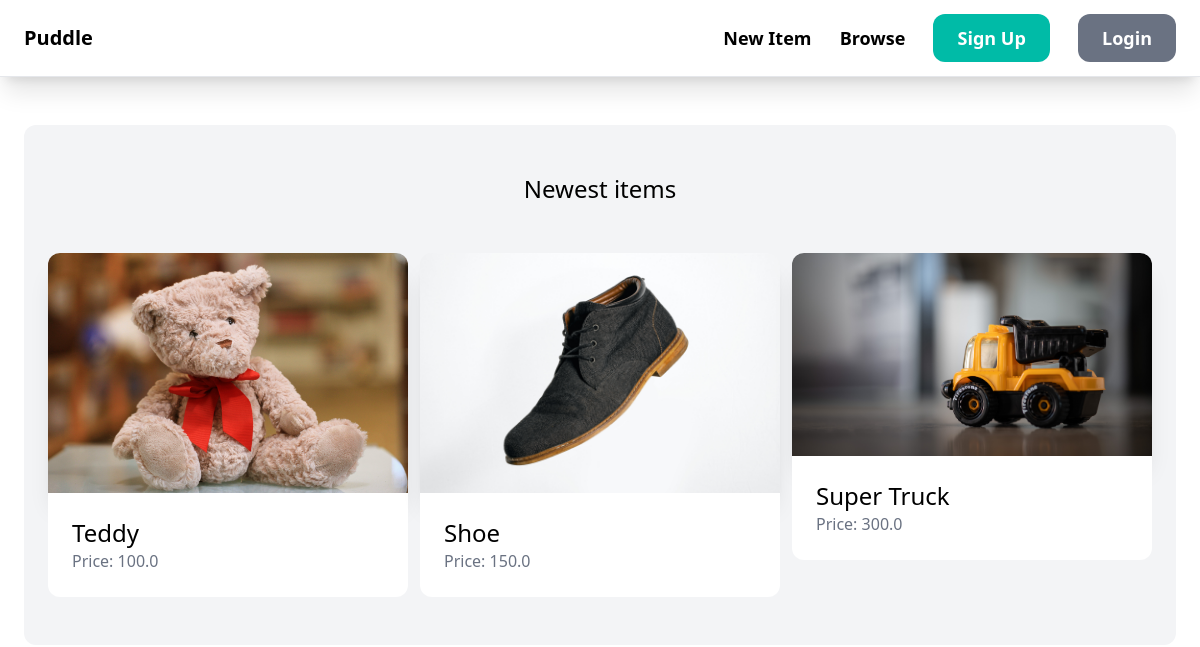
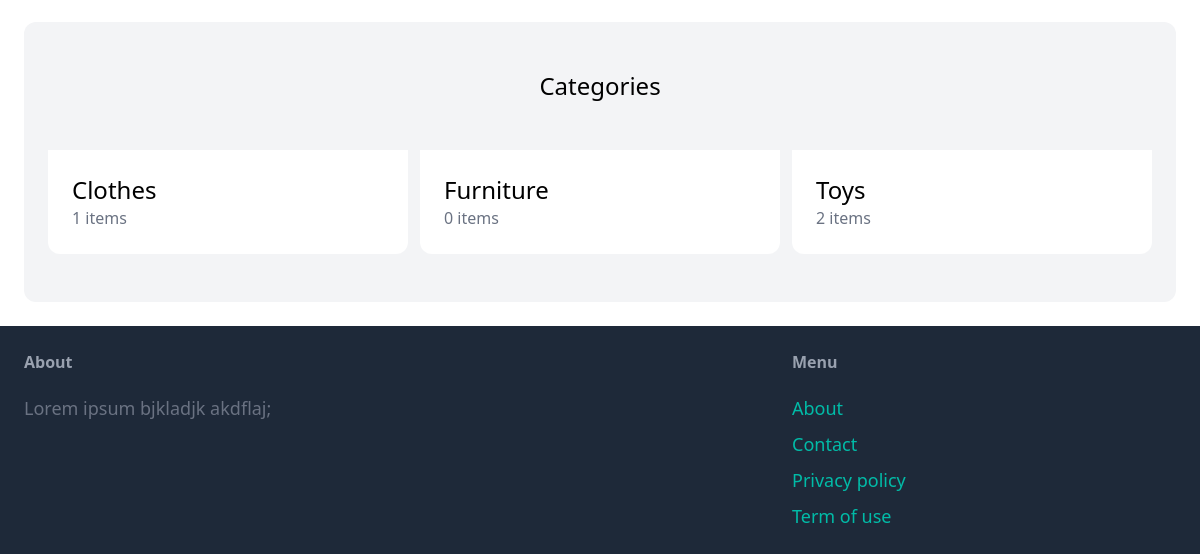
/, run on an earlier commit of the app's database (2 pictures, top to bottom).
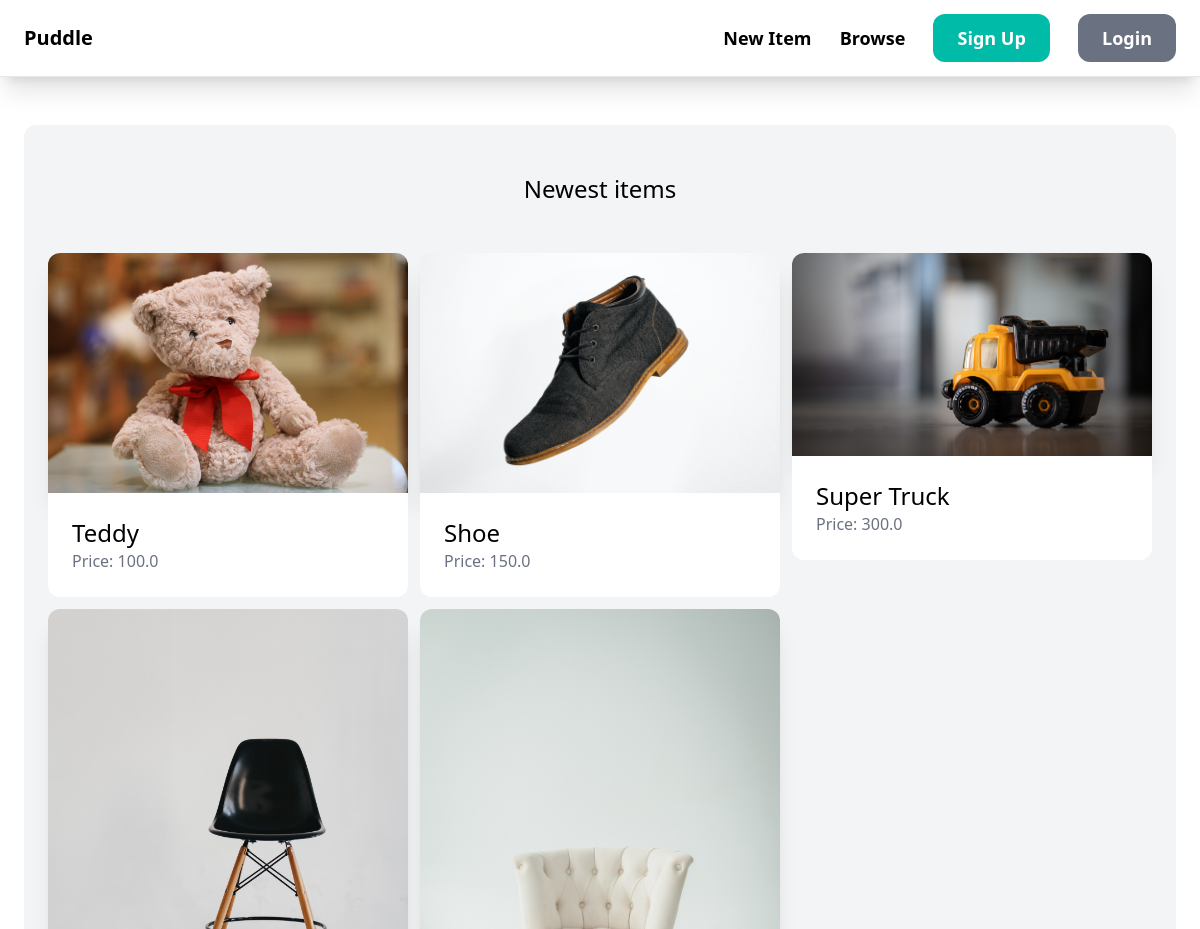
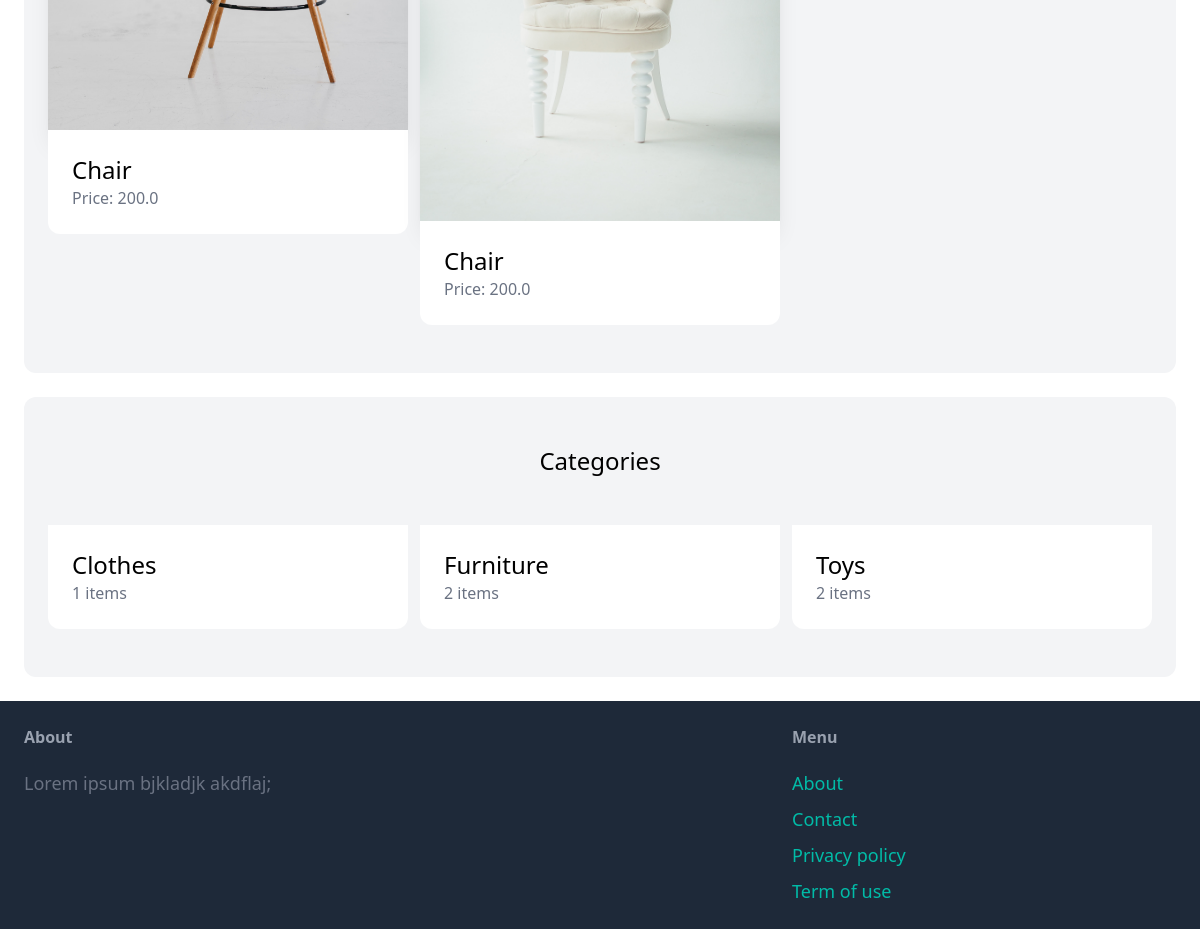
And on a later commit of the database (2 pictures, top to bottom).
### item/models.py (models this page shows, shortened)
class Item(models.Model):
   category = models.ForeignKey(Category, related_name='items', on_delete=models.CASCADE)
   name = models.CharField(max_length=255)
   description = models.TextField(blank=True, null=True)
   price = models.FloatField()
   image = models.ImageField(upload_to='item_images', blank=True, null=True)
   is_sold = models.BooleanField(default=False)
   created_by = models.ForeignKey(User, related_name='items', on_delete=models.CASCADE)
   created_at = models.DateTimeField(auto_now_add=True)

class Category(models.Model):
  name = models.CharField(max_length=255)
  class Meta:
    ordering = ('name',)
    verbose_name_plural = 'Categories'

### core/views.py (the view)
# urls.py: path('', views.index, name='index'),
def index(request):
    items = Item.objects.filter(is_sold=False)[0:6]
    categories = Category.objects.all()
    return render(
        request,
        "core/index.html",
        {
            "categories": categories,
            "items": items,
        },
    )

### core/templates/core/index.html (shortened to what this page needs)
{% extends 'core/base.html' %}
{% block content %}
  <div class="mt-6 px-6 py-12 bg-gray-100 rounded-xl">
    <h2 class="mb-12 text-2xl text-center">Newest items</h2>
    <div class="grid grid-cols-3 gap-3">
      {% for item in items %}
        <div>
          <a href="{% url 'item:detail' item.id%}">
            <img src="{{item.image.url}}" class="rounded-t-xl shadow-xl" alt="">
            <div class="p-6 bg-white rounded-b-xl">
              <h2 class="text-2xl">{{ item.name }}</h2>
              <p class="text-gray-500">Price: {{ item.price }}</p>
            </div>
          </a>
        </div>
      {% endfor %}
    </div>
  </div>
  <div class="mt-6 px-6 py-12 bg-gray-100 rounded-xl">
    <h2 class="mb-12 text-2xl text-center">Categories</h2>
    <div class="grid grid-cols-3 gap-3">
      {% for category in categories %}
        <div>
          <a href="#">
            <div class="p-6 bg-white rounded-b-xl">
              <h2 class="text-2xl">{{ category.name }}</h2>
              <p class="text-gray-500">{{ category.items.count }} items</p>
            </div>
          </a>
        </div>
      {% endfor %}
    </div>
  </div>
{% endblock content %}

### core/templates/core/base.html (shortened to what this page needs)
<!DOCTYPE html>
<html lang="en">
  <head>
    <script src="https://cdn.jsdelivr.net/npm/@tailwindcss/browser@4"></script>
  </head>
  <body>
    <nav class="py-6 px-6 flex justify-between items-center border-b border-gray-200 shadow-xl">
      <a href="/" class="text-xl font-semibold cursor-pointer">Puddle</a>
      <div class="space-x-6">
          <a href="{% url 'item:new' %}" class="text-lg font-semibold hover:text-gray-500 cursor-pointer">New Item</a>
          <a href="{% url 'item:items' %}" class="text-lg font-semibold hover:text-gray-500 cursor-pointer">Browse</a>
          {% if request.user.is_authenticated %}
            <a href="{% url 'conversation:inbox' %}" class="px-6 py-3 text-lg font-semibold bg-teal-500 text-white rounded-xl hover:bg-teal-700 cursor-pointer">Inbox</a>
            <a href="{% url 'dashboard:index' %}" class="px-6 py-3 text-lg font-semibold bg-gray-500 text-white rounded-xl hover:bg-gray-700 cursor-pointer">Dashboard</a>
          {% else %}
            <a href="{% url 'core:signup'%}" class="px-6 py-3 text-lg font-semibold bg-teal-500 text-white rounded-xl hover:bg-teal-700 cursor-pointer">Sign Up</a>
            <a href="{% url 'core:login'%}" class="px-6 py-3 text-lg font-semibold bg-gray-500 text-white rounded-xl hover:bg-gray-700 cursor-pointer">Login</a>
          {% endif %}
      </div>
    </nav>
    <div class="px-6 py-6">
      {% block content %}
      {% endblock content %}
    </div>
    <footer class="py-6 px-6 flex justify-between bg-gray-800">
      <div class="w-2/3 pr-10">
        <h3 class="mb-5 font-semibold text-gray-400 cursor-pointer">About</h3>
        <p class="text-lg text-gray-500">Lorem ipsum bjkladjk akdflaj;</p>
      </div>
      <div class="w-1/3">
        <h3 class="mb-5 font-semibold text-gray-400 cursor-pointer">Menu</h3>
        <ul class="space-y-2">
          <li><a href="#" class="text-lg text-teal-500 hover:text-teal-700 cursor-pointer">About</a></li>
          <li><a href="{% url 'core:contact'%}" class="text-lg text-teal-500 hover:text-teal-700 cursor-pointer">Contact</a></li>
          <li><a href="#" class="text-lg text-teal-500 hover:text-teal-700 cursor-pointer">Privacy policy</a></li>
          <li><a href="#" class="text-lg text-teal-500 hover:text-teal-700 cursor-pointer">Term of use</a></li>
        </ul>
      </div>
    </footer>
  </body>
</html>

What changed in the data, as far as the page shows it:
added Item: image (picture), name "Chair", price "200.0"
added Item: image (picture), name "Chair", price "200.0"
computed for Category "Furniture": items.count "0" → "2"
